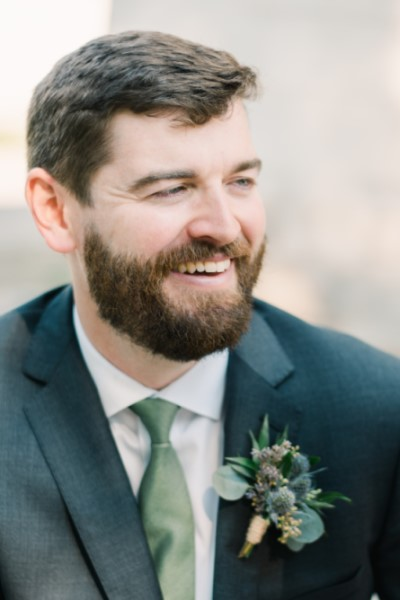
#> input picture notebooks/Categories/Image-Processing/OpenCV/assets/justin.jpg, 400 x 600 px
$ jupyter execute '1. Regions of Interest.ipynb'   (shell and % lines are left out)
#> lines starting #> are read from the running program, lines starting #| are printed output that depends on the picture; after the words box and inside, x2 and y2 are one past the last pixel; in counts of white or black regions, pixels touching at a corner belong together
## Reading, Displaying, and Writing Images

[cell 1]
# Import required libraries
import cv2
import numpy as np

[cell 2]
# Load an image using cv2.imread()
img = cv2.imread('assets/justin.jpg')
#> img is the input picture: shape (600, 400, 3); mean B, G, R 133.8, 138.4, 137.2

[cell 3]
# Show an image using cv2.imshow(), wait for a keystroke then destroy image windows
cv2.imshow('My Image',img)
# cv2.waitKey(0)
# cv2.destroyAllWindows()

[cell 4]
imgFile = cv2.imread('assets/justin.jpg')

cv2.imshow('dst_rt', imgFile)
cv2.waitKey(0)
cv2.destroyAllWindows()

[cell 5]
from matplotlib import pyplot as plt
import cv2
image = cv2.imread('assets/justin.jpg')
plt.imshow(image)
plt.show()

[cell 6]
# import os
# os.environ['QT_QPA_PLATFORM']='offscreen'
import cv2
frame = cv2.imread('assets/justin.jpg')
cv2.namedWindow("Display 1")
cv2.resizeWindow("Display 1", 10, 10)
cv2.imshow("Display 1", frame)

[cell 7]
# Write out an image using cv2.imwrite()
cv2.imwrite('justin_new.jpg',img)
#> Out = True

## Accessing and Modifying Pixel Values

[cell 8]
# Image Properties
print(type(img))
#| <class 'numpy.ndarray'>
print(img.shape)
#| (600, 400, 3)
print(img.size)
#| 720000
print (img.dtype)
#| uint8

[cell 9]
# Access and print pixel in top left corner
top_left_px = img[0,0,:]
#> top_left_px = [248, 250, 251]
print(top_left_px)
#| [248 250 251]

# Access and print only the red pixel
top_left_px_R = img[0,0,2]
#> top_left_px_R = 251
print(top_left_px_R)
#| 251

[cell 10]
# Modify pixel in top left corner to be [0,0,0] = black
img[0,0] = [0,0,0]
#> img: shape (600, 400, 3); under 0.01% of pixels changed, all inside (x1, y1, x2, y2) = (0, 0, 1, 1)

# Show modified image
cv2.imshow('My Image',img)
cv2.waitKey(0)
cv2.destroyAllWindows()

[cell 11]
# Modify random pixel in top right area to be [0,0,255] = red
img[25,375] = [0,0,255]
#> img: shape (600, 400, 3); mean B, G, R 133.8, 138.4, 137.2

# Show modified image
cv2.imshow('My Image',img)
cv2.waitKey(0)
cv2.destroyAllWindows()

[cell 12]
# Can also access and modify values using the numpy item() and itemset() functions

# accessing green value
print(img.item(25,25,1))
#| 249

# modifying blue value
img.itemset((15,15,0),150)
#> img: shape (600, 400, 3); mean B, G, R 133.8, 138.4, 137.2
print(img.item(15,15,0))
#| 150

## Region of Interest

[cell 13]
# ROI of face only by defining pixel location
face_ROI = img[25:400, 0:300]
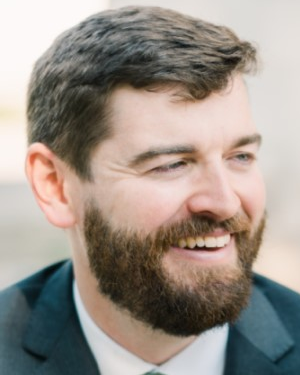
#> face_ROI: shape (375, 300, 3); mean B, G, R 138.4, 146.7, 156.1

# Show new 'face' ROI image
cv2.imshow('My Image',face_ROI)
cv2.waitKey(0)
cv2.destroyAllWindows()


$ run again, with notebooks/Categories/Image-Processing/OpenCV/assets/apple2.jpg copied over notebooks/Categories/Image-Processing/OpenCV/assets/justin.jpg
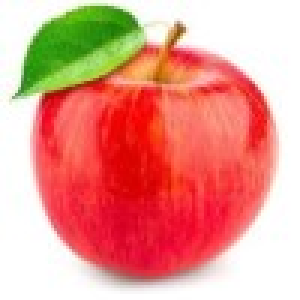
#> input picture notebooks/Categories/Image-Processing/OpenCV/assets/apple2.jpg, 100 x 100 px (shown 3 times larger)
#> img is the input picture: shape (100, 100, 3); mean B, G, R 140.6, 152.8, 231.5
#> Out = True
#| <class 'numpy.ndarray'>
#| (100, 100, 3)
#| 30000
#| uint8
#> top_left_px = [255, 250, 255]
#| [255 250 255]
#> top_left_px_R = 255
#| 255
#| 222
#| 150
#> `face_ROI = img[25:400, 0:300]`:
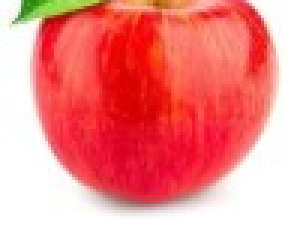
#> face_ROI: shape (75, 100, 3) (shown 3 times larger); mean B, G, R 132.5, 133.9, 241.7
